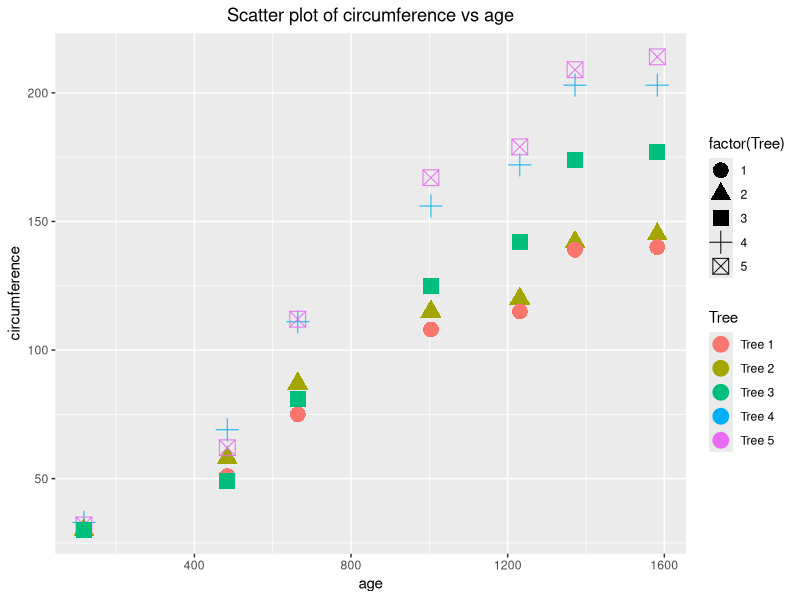
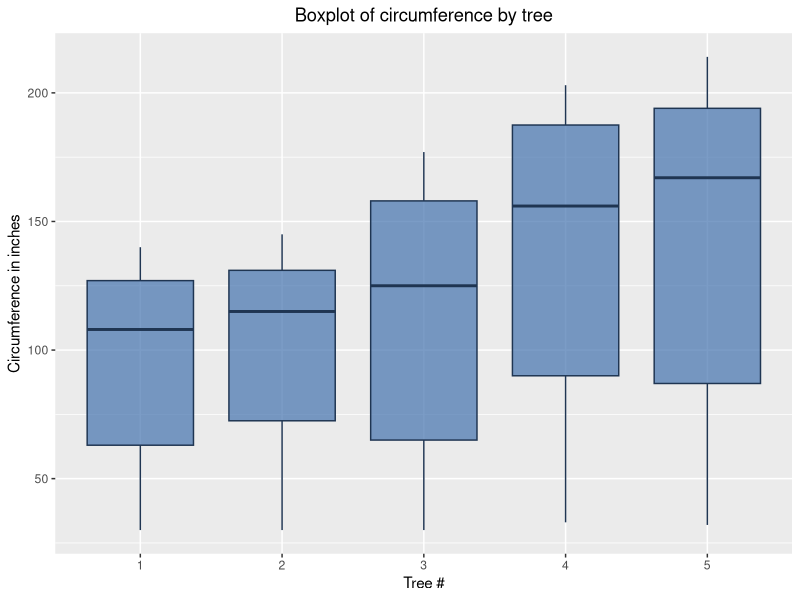

These charts were generated, in order, by the following R code:
#install.packages ('doBy')
#Load doBy and ggplot libraries to be utilized in this code.
library(doBy)
library(ggplot2)
#print out Orange data which is built-in.
Orange

# This prints out mean and median which are listed in FUN. This compares circumference by tree.
summaryBy(circumference  ~ Tree, data=Orange , FUN=c(mean,median),na.rm=TRUE,keep.names=TRUE)

# This prints out the age vs circumference.
# TODO: Get plot styles to change for tree.
#ggplot(Orange, aes(x = Orange$age, y = Orange$circumference)) + geom_point(size = 5)

Orange$Tree <- factor(Orange$Tree, labels = c("1", "2", "3", "4", "5"))

# Create colors for box plot.
fill <- "#4271AE"
line <- "#1F3552"

#Orange$att<-factor(Orange$Tree)

# Plotting sizes versus different trees.
ggplot(Orange, aes(x = age, y = circumference, shape = factor(Tree), color = factor(Tree))) + geom_point(size = 5) +
  ggtitle("Scatter plot of circumference vs age") + theme(plot.title = element_text(hjust = 0.5)) +
  scale_color_discrete(name ="Tree", labels=c("Tree 1","Tree 2","Tree 3","Tree 4","Tree 5")) 

# Generate box plot of circumference by tree.
ggplot(Orange, aes(x = Tree, y = circumference)) + geom_boxplot(fill = fill, colour = line, alpha = .7) + 
  scale_x_discrete(name = "Tree #") + scale_y_continuous(name = "Circumference in inches") +
  ggtitle("Boxplot of circumference by tree") + theme(plot.title = element_text(hjust = 0.5))
